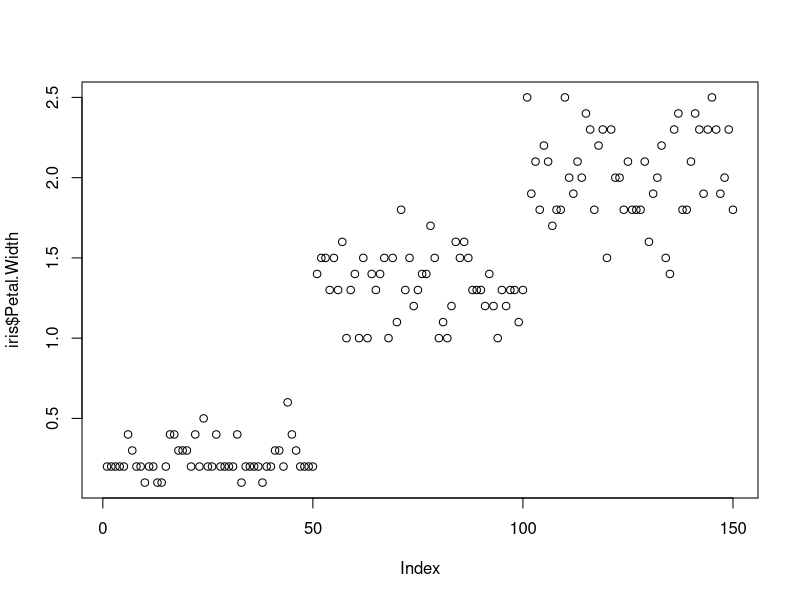
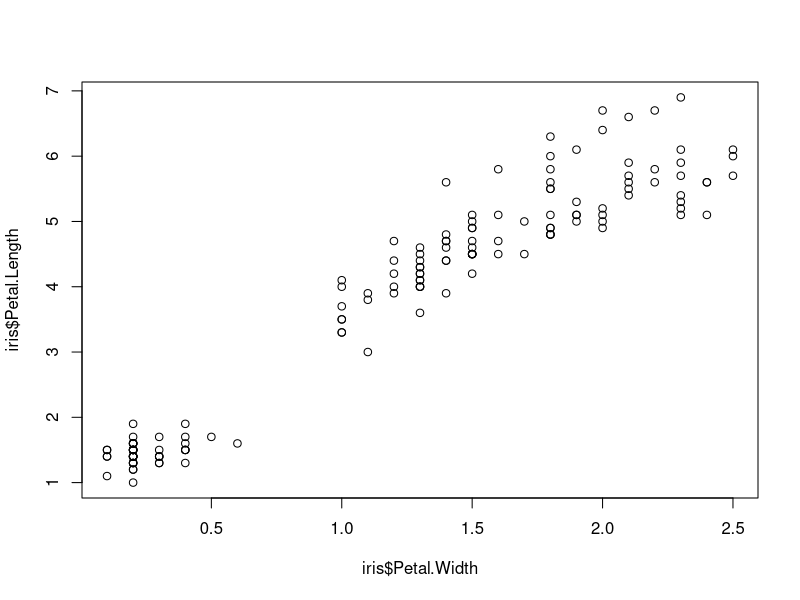
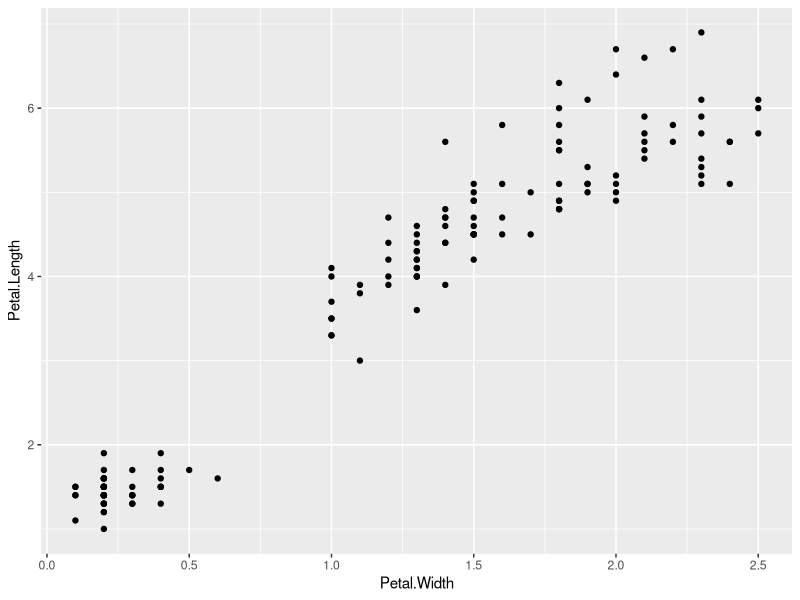
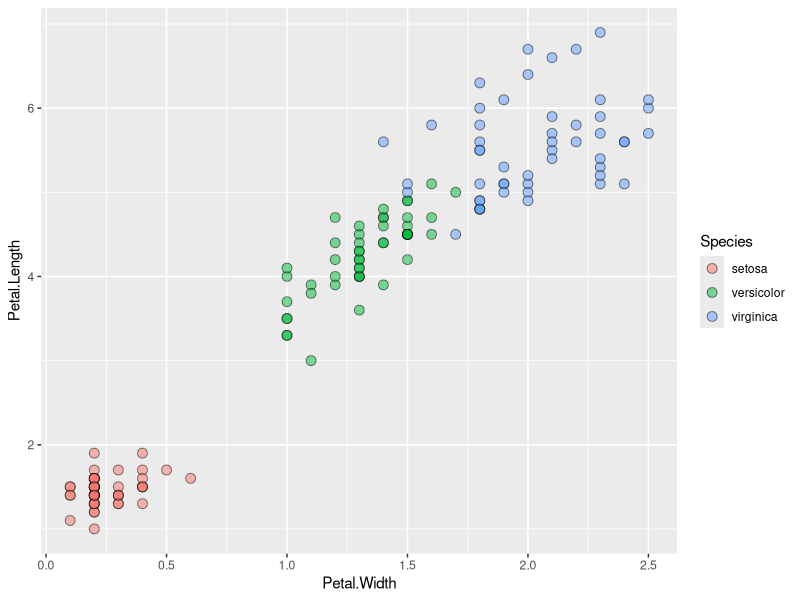
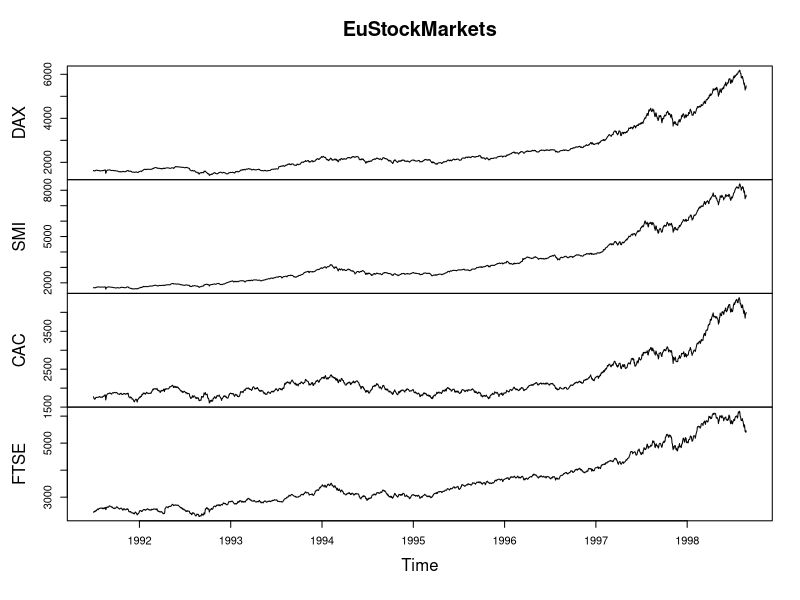
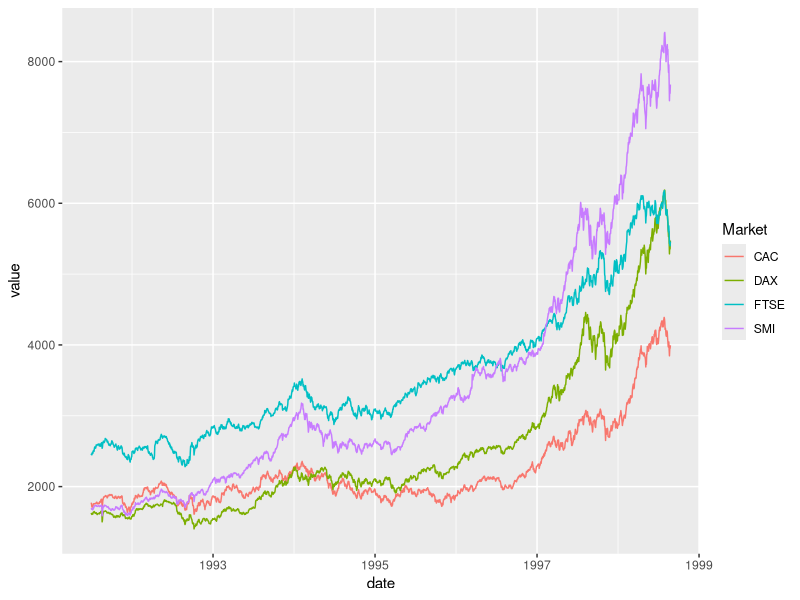
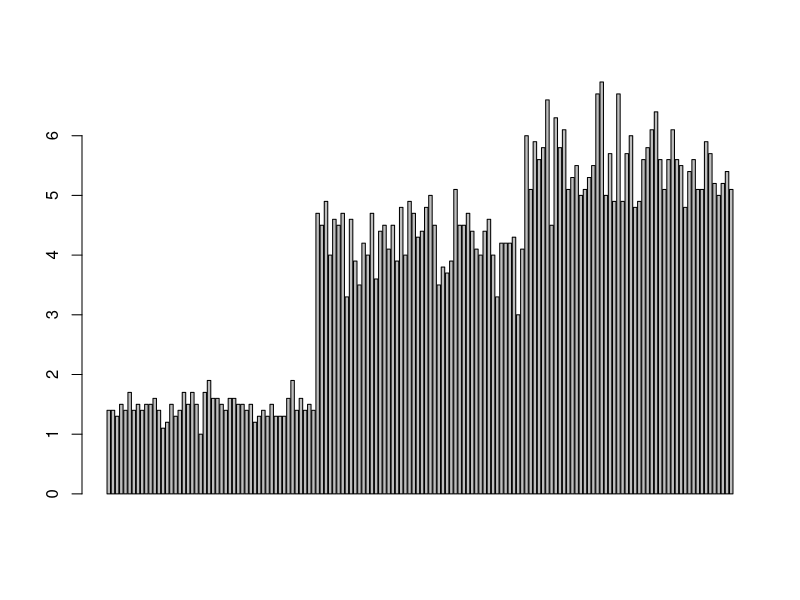
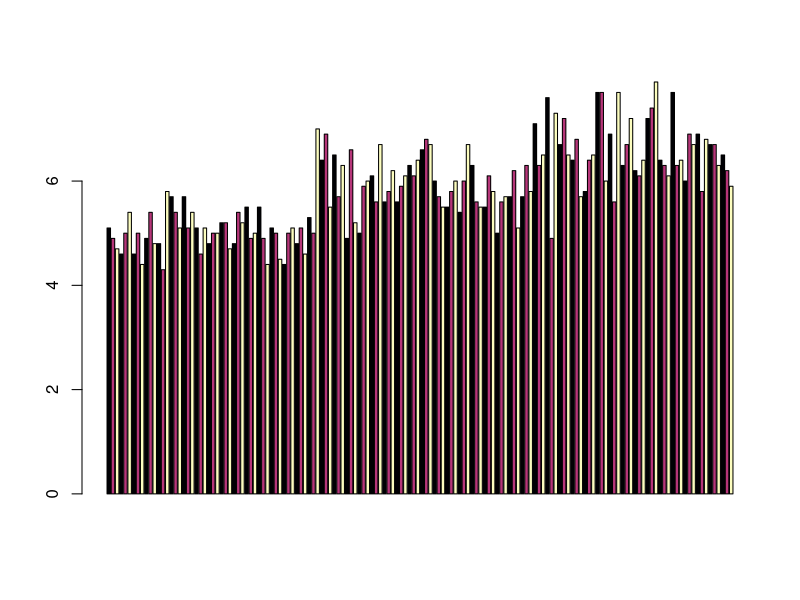

Generate these figures, in order, with R:
## ---- chunk 1

suppressPackageStartupMessages(library(ggplot2))
plot(x=iris$Petal.Width) # single variable
plot(x=iris$Petal.Width, y=iris$Petal.Length) # multiple variables
ggplot() + geom_point(data=iris, aes(x=Petal.Width, y=Petal.Length))
ggplot() + geom_point(data=iris, aes(x=Petal.Width, y=Petal.Length, fill=Species), pch=21, size=3, alpha=0.5)

## ---- chunk 2
plot(EuStockMarkets)

suppressPackageStartupMessages(library(tidyverse))
EuStockMarkets_df <- data.frame(as.matrix(EuStockMarkets), date=as.numeric(time(EuStockMarkets)))
EuStockMarkets_long <- gather(data = EuStockMarkets_df, key = "Market", value="value", 1:4)
ggplot() + geom_line(data=EuStockMarkets_long, aes(x=date, y=value, color=Market))

## ---- chunk 3

# code adpated from https://www.analyticsvidhya.com/blog/2015/07/guide-data-visualization-r/
suppressPackageStartupMessages(library(viridis))
barplot(iris$Petal.Length)
barplot(iris$Sepal.Length,col  = viridis(3, option = "A")) 
barplot(table(iris$Species,iris$Sepal.Length),col  = viridis(3, option = "A")) 
